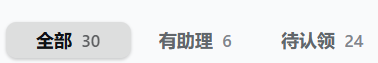
#> input picture image-edit.png, 378 x 63 px, found by its file name
$ python analyze3.py
#> lines starting #> are read from the running program, lines starting #| are printed output that depends on the picture; after the words box and inside, x2 and y2 are one past the last pixel; in counts of white or black regions, pixels touching at a corner belong together
from PIL import Image
import numpy as np
im = Image.open('D:/dsh-plugin/dsh-im-companion/image-edit.png').convert('RGB')
arr = np.array(im)
# light threshold for digits: mean < 180 to catch light gray digits
for thr in [120, 180]:
    dark = (arr.mean(axis=2) < thr)
    ys, xs = np.where(dark[:, 250:378])
    xs = xs + 250
    print(f'thr {thr} tab3-right bbox x', int(xs.min()), int(xs.max()), 'y', int(ys.min()), int(ys.max()))
#> this loop made 2 passes
#| thr 120 tab3-right bbox x 282 333 y 32 48
#| thr 180 tab3-right bbox x 281 362 y 32 48
#> pass 1, `dark = (arr.mean(axis=2) < thr)`:
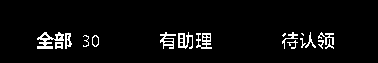
#> dark: shape (63, 378) bool; 4.5% white in thin lines or dots, all inside (x1, y1, x2, y2) = (37, 32, 334, 49)
#> pass 2, `dark = (arr.mean(axis=2) < thr)`:
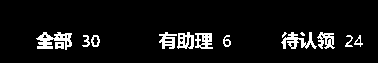
#> dark: shape (63, 378) bool; 7% white in thin lines or dots, all inside (x1, y1, x2, y2) = (36, 32, 363, 50)
# column projection with thr 180 for x 280-378
print('col proj thr180 x280-378')
dark180 = (arr.mean(axis=2) < 180)
for x in range(280, 378):
    c = int(dark180[20:55, x].sum())
    print(f'{x}:{c}', end=' ')
    if (x-280)%10==9:
        print()
#> this loop made 98 passes
#> c on passes 1 to 12: 0, 1, 6, 13, 15, 15, 3, 5, 8, 10, 11, 13
#| 280:0
#| 281:1
#| 282:6
#| 283:13
#| 284:15
#| 285:15
#| 286:3
#| 287:5
#> (further printed lines are left out)
print()
# sample colors: dark text pixels tab3
mask_dark = (arr.mean(axis=2) < 120)
# tab3 chinese region
ys3, xs3 = np.where(mask_dark)
#> ys3 = 1079 values from 32 to 48; xs3 = 1079 values, max 333 at index 67, min 37 at index 343, mean 176.1
# filter tab3 chinese
sel = (xs3>=282)&(xs3<=333)&(ys3>=32)&(ys3<=48)
px = arr[ys3[sel], xs3[sel]]
#> px = 303 rows, first 8: [97, 102, 107], [97, 102, 149], [111, 116, 121], [111, 116, 121], [107, 102, 107], [97, 102, 107], [97, 102, 107], [97, 102, 144]
print('dark text median', np.median(px, axis=0), 'mean', px.mean(axis=0).round(1))
#| dark text median [ 97. 102. 107.] mean [101.8 103.2 110.9]
# digit pixels: thr180 but not thr120, in tab3 right
mask_light = ((arr.mean(axis=2) < 200) & (arr.mean(axis=2) >= 120))
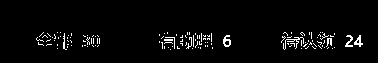
#> mask_light: shape (63, 378) bool; 3.2% white in thin lines or dots, all inside (x1, y1, x2, y2) = (36, 32, 363, 50)
# find digit region x>334
ysL, xsL = np.where(mask_light)
#> ysL = 773 values from 32 to 49; xsL = 773 values, max 362 at index 563, min 36 at index 212, mean 221.9
selL = (xsL>334)&(xsL<378)&(ysL>=20)&(ysL<=55)
if selL.sum()>0:
    print('light digit bbox x', int(xsL[selL].min()), int(xsL[selL].max()), 'y', int(ysL[selL].min()), int(ysL[selL].max()))
#| light digit bbox x 345 362 y 35 46
    pxL = arr[ysL[selL], xsL[selL]]
#> pxL = 97 rows, first 8: [148, 144, 144], [129, 133, 140], [129, 133, 140], [133, 144, 165], [183, 151, 140], [129, 133, 140], [129, 133, 140], [133, 144, 157]
    print('light digit median', np.median(pxL, axis=0))
#| light digit median [133. 139. 144.]
# bg sample: patch without text, e.g., x240 y31
print('bg samples:', arr[31,240].tolist(), arr[40,270].tolist(), arr[40,340].tolist() if 340<378 else 'na')
#| bg samples: [249, 250, 251] [249, 250, 251] [249, 250, 251]
# tab2 column projection thr120
print('tab2 col proj thr120 x150-220')
dark120 = (arr.mean(axis=2) < 120)
for x in range(150, 225):
    c = int(dark120[20:55, x].sum())
    print(f'{x}:{c}', end=' ')
    if (x-150)%10==9:
        print()
#> this loop made 75 passes
#| 150:0
#| 151:0
#| 152:0
#| 153:0
#| 154:0
#| 155:0
#| 156:0
#| 157:0
#> (further printed lines are left out)
print()
# save individual char crops zoomed
for name, x0,x1 in [('tab2-you',160,178),('tab2-zhu',180,196),('tab2-li',198,212),('tab3-dai',282,298),('tab3-ren',300,316),('tab3-ling',318,334)]:
    c = im.crop((x0, 28, x1, 52))
    cbig = c.resize((c.width*8, c.height*8), Image.NEAREST)
    cbig.save(f'D:/dsh-plugin/dsh-im-companion/char-{name}.png')
    print(f'saved {name} size {c.size}')
#> this loop made 6 passes
#> pass 1, `c = im.crop((x0, 28, x1, 52))`:
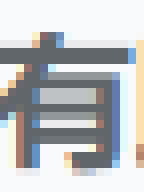
#> c: PIL image 18x24 RGB (shown 8 times larger); mean R, G, B 189.7, 191.7, 193.2
#> pass 2, `c = im.crop((x0, 28, x1, 52))`:
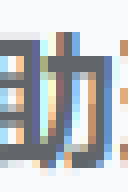
#> c: PIL image 16x24 RGB (shown 8 times larger); mean R, G, B 188, 191.6, 194.8
#> after the loop:
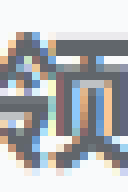
#> cbig: PIL image 128x192 RGB; mean R, G, B 179.6, 181.5, 184.1

$ run again, with draft-sz15-y30-zoom.png copied over image-edit.png
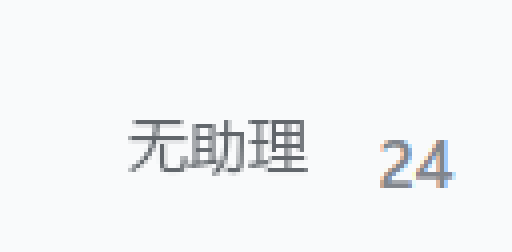
#> input picture draft-sz15-y30-zoom.png, 512 x 252 px, found by its file name
#> the loop `for thr in [120, 180]:` made 2 passes
#| thr 120 tab3-right bbox x 252 303 y 120 171
#| thr 180 tab3-right bbox x 250 307 y 120 171
#> pass 1, `dark = (arr.mean(axis=2) < thr)`:
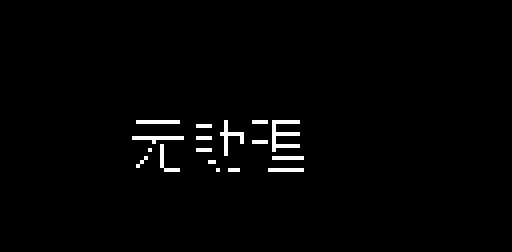
#> dark: shape (252, 512) bool; 1.5% white; 17 white regions (2 under 20 px), largest, box (x1, y1, x2, y2) and area: (272, 120, 300, 152) 416, (220, 120, 244, 156) 256, (132, 136, 184, 144) 224
#> the loop `for x in range(280, 378):` made 98 passes
#| 280:0
#| 281:0
#| 282:0
#| 283:0
#| 284:0
#> (further printed lines are left out)
#> ys3 = 1984 values from 120 to 171; xs3 = 1984 values, max 303 at index 1495, min 132 at index 704, mean 225.2
#> px = empty array
#| dark text median [nan nan nan] mean [nan nan nan]
#> `mask_light = ((arr.mean(axis=2) < 200) & (arr.mean(axis=2) >= 120))`:
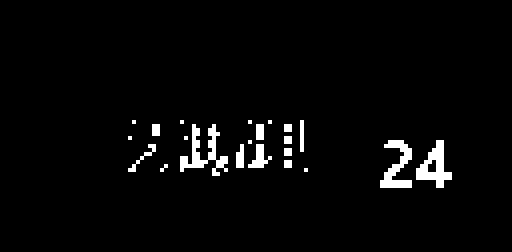
#> mask_light: shape (252, 512) bool; 3% white; 22 white regions (8 under 20 px), largest, box (x1, y1, x2, y2) and area: (180, 124, 228, 176) 912, (416, 140, 452, 188) 800, (380, 140, 412, 188) 752
#> ysL = 3824 values from 120 to 187; xsL = 3824 values, max 451 at index 3159, min 128 at index 560, mean 302.4
#| bg samples: [249, 250, 251] [249, 250, 251] [249, 250, 251]
#> the loop `for x in range(150, 225):` made 75 passes
#| 150:0
#| 151:0
#| 152:0
#| 153:0
#| 154:0
#> (further printed lines are left out)
